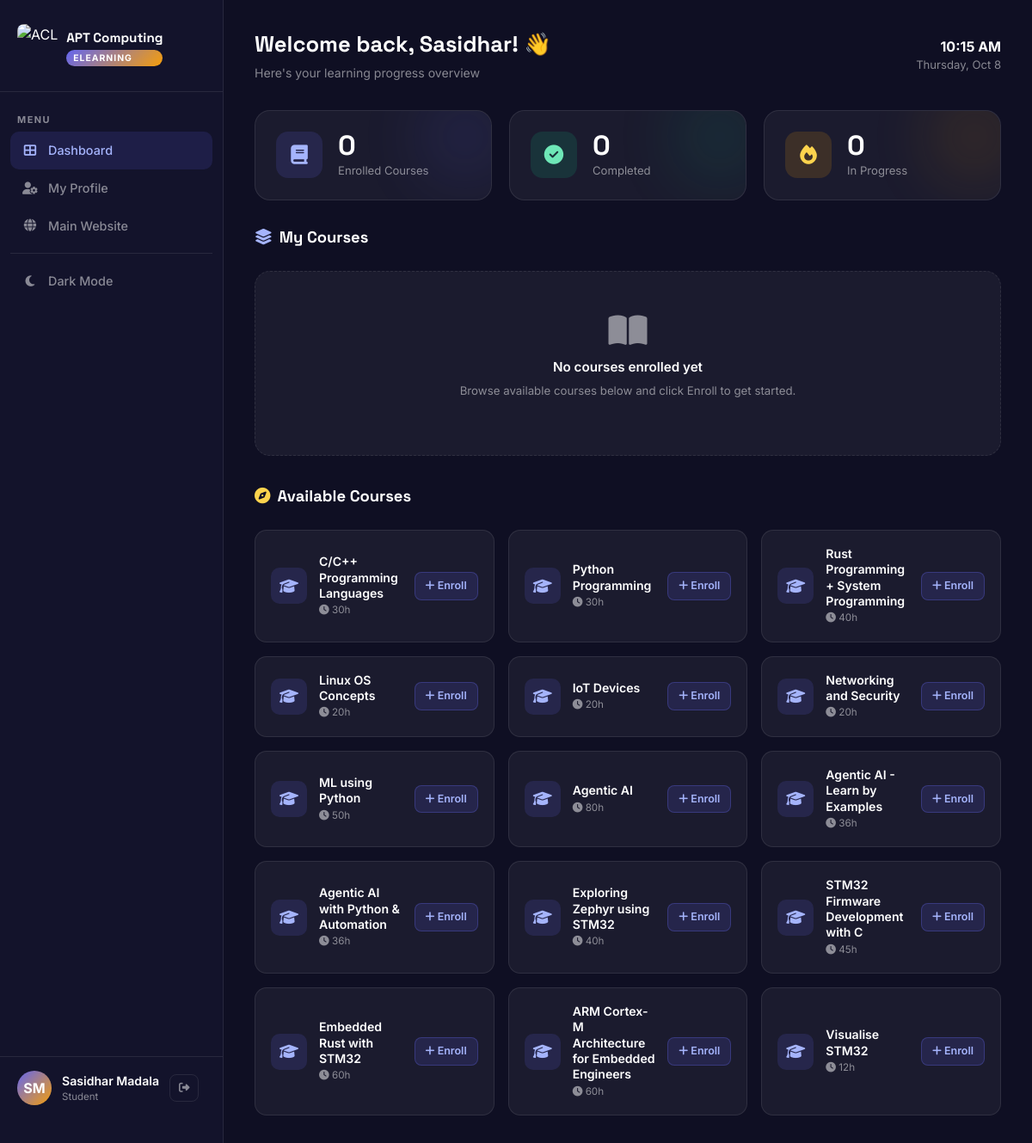
Page /elearning/dashboard/ (signed in) on the committed database.
### courses/models.py (models this page shows, shortened)
class Course(models.Model):
    title = models.CharField(max_length=200)
    slug = models.SlugField(max_length=200, unique=True)
    short_description = models.CharField(max_length=500, blank=True)
    description = models.TextField(blank=True)
    duration_weeks = models.PositiveIntegerField(default=0)
    duration_hours = models.PositiveIntegerField(default=0)
    skill_level = models.CharField(max_length=50, blank=True)
    technologies = models.CharField(max_length=200, blank=True, help_text="Comma separated list, e.g., 'Rust, Linux'")
    image = models.URLField(blank=True, null=True)
    fee = models.CharField(max_length=100, blank=True, help_text="e.g., '7000/- + GST'")
    timing = models.CharField(max_length=200, blank=True, help_text="e.g., 'Weekend course, 4:00pm to 5:00pm'")
    start_date = models.CharField(max_length=100, blank=True, help_text="e.g., '12th Sep 2026'")
    trainers = models.CharField(max_length=200, blank=True, help_text="e.g., 'Kamal Kumar Mukiri'")
    recordings_info = models.CharField(max_length=300, blank=True)
    materials_info = models.CharField(max_length=300, blank=True)
    prerequisites = models.CharField(max_length=300, blank=True)
    training_mode = models.CharField(max_length=100, blank=True, help_text="e.g., 'Online'")

### elearning/views.py (the view, shortened to what this page needs)
# urls.py: path('dashboard/', views.dashboard, name='dashboard'),
@login_required(login_url='/elearning/')
def dashboard(request):
    profile, _ = StudentProfile.objects.get_or_create(user=request.user)
    enrolled = profile.enrolled_courses.all()
    progress_qs = CourseProgress.objects.filter(student=profile).select_related('course')
    progress_map = {cp.course_id: cp for cp in progress_qs}
    enrolled_with_progress = []
    all_courses = Course.objects.all()
    available_courses = [c for c in all_courses if c not in enrolled]
    context = {
        'profile': profile,
        'enrolled_with_progress': enrolled_with_progress,
        'available_courses': available_courses,
        'enrolled_count': enrolled.count(),
        'completed_count': sum(1 for e in enrolled_with_progress if e['status'] == 'completed'),
        'in_progress_count': sum(1 for e in enrolled_with_progress if e['status'] == 'in_progress'),
    }
    return render(request, 'elearning/dashboard.html', context)

### templates/elearning/dashboard.html (shortened to what this page needs)
<!DOCTYPE html>
<html lang="en">
<head>
    <link href="https://cdn.jsdelivr.net/npm/bootstrap@5.1.3/dist/css/bootstrap.min.css" rel="stylesheet">
    <link rel="stylesheet" href="https://cdnjs.cloudflare.com/ajax/libs/font-awesome/6.4.0/css/all.min.css">
    {% load static %}
</head>
<body>
<aside class="sidebar">
    <div class="sidebar-logo">
        <img src="{% static 'img/ACL_Logo.png' %}" alt="ACL">
        <div>
            <div class="sidebar-logo-text">APT Computing</div>
            <span class="sidebar-badge">eLearning</span>
        </div>
    </div>
    <span class="sidebar-section-label">Menu</span>
    <ul class="sidebar-nav">
        <li><a href="{% url 'elearning:dashboard' %}" class="active"><i class="fas fa-th-large"></i> Dashboard</a></li>
        <li><a href="{% url 'elearning:profile' %}"><i class="fas fa-user-cog"></i> My Profile</a></li>
        <li><a href="{% url 'home' %}"><i class="fas fa-globe"></i> Main Website</a></li>
        <li style="margin-top: 10px; border-top: 1px solid var(--border); padding-top: 10px;">
            <a href="#" id="themeToggleBtn" onclick="toggleTheme(event)" style="cursor: pointer;">
                <i class="fas fa-moon" id="themeIcon"></i> <span id="themeLabel">Dark Mode</span>
            </a>
        </li>
    </ul>
    <div class="sidebar-footer">
        <div class="sidebar-user">
            {% if profile.avatar_url %}
                <img src="{{ profile.avatar_url }}" alt="Avatar" class="sidebar-avatar" style="object-fit: cover;">
            {% else %}
                <div class="sidebar-avatar">{{ request.user.first_name|first|upper }}{{ request.user.last_name|first|upper }}</div>
            {% endif %}
            <div>
                <div class="sidebar-username">{{ request.user.get_full_name|default:request.user.username }}</div>
                <div class="sidebar-role">Student</div>
            </div>
            <form method="POST" action="{% url 'elearning:logout' %}">
                <button type="submit" class="btn-logout" title="Logout"><i class="fas fa-sign-out-alt"></i></button>
            </form>
        </div>
    </div>
</aside>
<main class="main-content">
    <div class="page-header">
        <div>
            <div class="page-title">Welcome back, {{ request.user.first_name|default:request.user.username }}! 👋</div>
            <div class="page-subtitle">Here's your learning progress overview</div>
        </div>
        <div class="greeting-time">
            <strong id="currentTime"></strong>
            <span id="currentDate"></span>
        </div>
    </div>
    <div class="stat-cards">
        <div class="stat-card">
            <div class="stat-card-icon" style="background: rgba(99,102,241,0.15);">
                <i class="fas fa-book" style="color:#a5b4fc;"></i>
            </div>
            <div>
                <div class="stat-card-val">{{ enrolled_count }}</div>
                <div class="stat-card-lbl">Enrolled Courses</div>
            </div>
            <div class="stat-glow" style="background:#6366f1;"></div>
        </div>
        <div class="stat-card">
            <div class="stat-card-icon" style="background: rgba(16,185,129,0.15);">
                <i class="fas fa-check-circle" style="color:#6ee7b7;"></i>
            </div>
            <div>
                <div class="stat-card-val">{{ completed_count }}</div>
                <div class="stat-card-lbl">Completed</div>
            </div>
            <div class="stat-glow" style="background:#10b981;"></div>
        </div>
        <div class="stat-card">
            <div class="stat-card-icon" style="background: rgba(245,158,11,0.15);">
                <i class="fas fa-fire" style="color:#fcd34d;"></i>
            </div>
            <div>
                <div class="stat-card-val">{{ in_progress_count }}</div>
                <div class="stat-card-lbl">In Progress</div>
            </div>
            <div class="stat-glow" style="background:#f59e0b;"></div>
        </div>
    </div>
    <div class="section-heading">
        <h2><i class="fas fa-layer-group" style="color:#a5b4fc; margin-right:8px;"></i>My Courses</h2>
    </div>
    {% if enrolled_with_progress %}
    <div class="enrolled-grid">
        {% for item in enrolled_with_progress %}
        <a href="{% url 'elearning:course_detail' item.course.id %}" style="text-decoration:none;color:inherit;">
        <div class="course-card">
            <div class="course-card-header">
                <div class="course-icon" style="background: linear-gradient(135deg, rgba(99,102,241,0.25), rgba(245,158,11,0.25));">
                    <i class="fas fa-book-open" style="color:#a5b4fc;"></i>
                </div>
                <div>
                    <div class="course-title">{{ item.course.title }}</div>
                    <span class="course-status status-{{ item.status }}">{{ item.status|title|cut:"_" }}</span>
                </div>
            </div>
            <div class="progress-wrap">
                <div class="progress-label">
                    <span>Progress</span>
                    <strong>{{ item.progress }}%</strong>
                </div>
                <div class="progress-bar-bg">
                    <div class="progress-bar-fill" style="width: {{ item.progress }}%;"></div>
                </div>
            </div>
        </div>
        </a>
        {% endfor %}
    </div>
    {% else %}
    <div class="empty-state" style="margin-bottom:36px;">
        <i class="fas fa-book-open"></i>
        <p style="font-size:0.95rem; font-weight:600; color:#fff; margin-bottom:6px;">No courses enrolled yet</p>
        <p style="font-size:0.83rem;">Browse available courses below and click Enroll to get started.</p>
    </div>
    {% endif %}
    {% if available_courses %}
    <div class="section-heading">
        <h2><i class="fas fa-compass" style="color:#fcd34d; margin-right:8px;"></i>Available Courses</h2>
    </div>
    <div class="available-grid">
        {% for course in available_courses %}
        <div class="available-card">
            <div class="available-icon" style="background: rgba(99,102,241,0.15);">
                <i class="fas fa-graduation-cap" style="color:#a5b4fc;"></i>
            </div>
            <div>
                <div class="available-title">{{ course.title }}</div>
                {% if course.duration_hours %}<div class="available-meta"><i class="fas fa-clock"></i> {{ course.duration_hours }}h</div>{% endif %}
            </div>
            <a href="{% url 'elearning:enroll' course.id %}" class="btn-enroll">
                <i class="fas fa-plus"></i> Enroll
            </a>
        </div>
        {% endfor %}
    </div>
    {% endif %}
</main>
</body>
</html>

### rows in the picture
Course: title "C/C++ Programming Languages", duration_hours "30"
Course: title "Python Programming", duration_hours "30"
Course: title "Rust Programming + System Programming", duration_hours "40"
Course: title "Linux OS Concepts", duration_hours "20"
Course: title "IoT Devices", duration_hours "20"
Course: title "Networking and Security", duration_hours "20"
Course: title "ML using Python", duration_hours "50"
Course: title "Agentic AI", duration_hours "80"
Course: title "Agentic AI - Learn by Examples", duration_hours "36"
Course: title "Agentic AI with Python & Automation", duration_hours "36"
Course: title "Exploring Zephyr using STM32", duration_hours "40"
Course: title "STM32 Firmware Development with C", duration_hours "45"
Course: title "Embedded Rust with STM32", duration_hours "60"
Course: title "ARM Cortex-M Architecture for Embedded Engineers", duration_hours "60"
Course: title "Visualise STM32", duration_hours "12"

### other values in the picture
{{ request.user.first_name|first|upper }} "S"
{{ request.user.last_name|first|upper }} "M"
{{ request.user.get_full_name|default:request.user.username }} "Sasidhar Madala"
{{ request.user.first_name|default:request.user.username }} "Sasidhar"
{{ enrolled_count }} "0"
{{ completed_count }} "0"
{{ in_progress_count }} "0"
